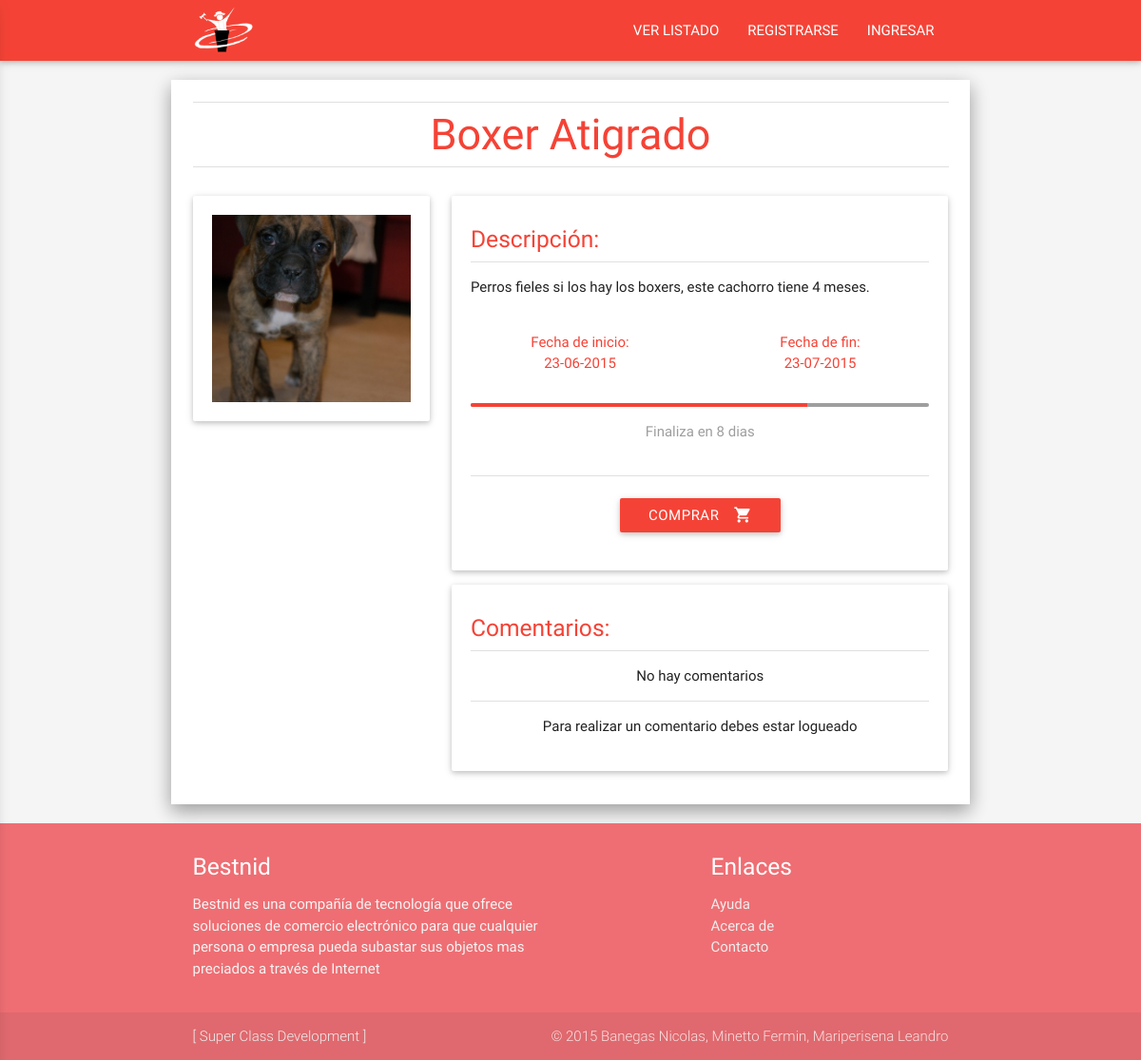
The page /Producto.php?idproducto=9 on the database its author committed.
### tables this page shows
CREATE TABLE IF NOT EXISTS `producto` (
  `id` int(11) NOT NULL AUTO_INCREMENT,
  `titulo` varchar(100) NOT NULL,
  `foto` varchar(150) NOT NULL,
  `descripcion` varchar(500) NOT NULL,
  `estado` smallint(6) NOT NULL,
  `fecha_ini` date NOT NULL,
  `fecha_fin` date NOT NULL,
  `id_categoria` int(11) NOT NULL,
  `id_usuario` int(11) NOT NULL,
  `id_user_ganador` int(11) NOT NULL,
  PRIMARY KEY (`id`)
);

### includes/modelo.class.php (called while the page is built, shortened)
<?php
class Modelo {
	private static $user = 'root';
	private static $pass = '';
	private static $host = '127.0.0.1';
	private static $dbnm = 'bestnid';
	private $con;
	function __construct() {
		$this->con = new mysqli(
			self::$host,
			self::$user,
			self::$pass,
			self::$dbnm);
		$this->con->set_charset("utf8");
	}
				else{ ?><p class="center red-text" > Contraseña Invalida </p> <?php return false;}
		?><p class="center red-text" > Usuario Invalido </p> <?php
	public function getProduct($id){
		$res = $this->con->query("SELECT * FROM producto WHERE id = '{$id}' ");
		$fila = array();
		$fila[] = $res->fetch_assoc() ;
		$resultado = $fila[0];
	return $resultado;
	}
	public function getComentarios($id){
		$res = $this->con->query("SELECT * FROM comentario WHERE id_producto = '{$id}' ");
		$resultado = array();
	return $resultado;
	}
	public function DiasRestantes($date){
		$currentdate = date('Y/m/d',time());
		$diff = abs(strtotime($date) - strtotime($currentdate));
		$days = floor(($diff / (60*60*24)));
 	return $days;
	}
	public function DiasDesdeHasta($date1,$date2){
		$diff = abs(strtotime($date1) - strtotime($date2));
		$days = floor(($diff / (60*60*24)));
 	return $days;
	}
}
?>

### Producto.php (the view, shortened to what this page needs)
<?php
include('includes/modelo.class.php');
include('includes/header.php');
$con = new Modelo();
if( isset($_REQUEST['idproducto']) && is_numeric($_REQUEST['idproducto']) ){
	$producto = $con->getProduct($_REQUEST['idproducto']);
	$comentarios = $con->getComentarios($_REQUEST['idproducto']);
	if ($producto){
?>
<br>
<li class="divider"></li>
<div class="center">
	<span class="red-text lighten-2" style="font-size:3rem"> <?php echo $producto['titulo']; ?> </span>
</div>
<li class="divider"></li>
<br>
<div class="row">
	<div class="col s12 m5 l4">
		<img class="materialboxed responsive-img card-panel" width="500" src="<?php echo $producto['foto']; ?>">
	</div>
	<div class="col s12 m7 l8">
		<div class="card-panel">
			<div class="row" >
				<div class="col s12" >
					<h5 class="red-text lighten-2"> Descripción: </h5>
					<li class="divider"></li>
					<p> <?php echo $producto['descripcion']; ?> </p>
				</div>
			</div>
			<?php if($producto['estado'] == 0 ){ ?>
			<div class="row red-text center">
				<div class="col s6">
					<span>Fecha de inicio:<br> <?php echo date('d-m-Y',strtotime($producto['fecha_ini'])); ?></span>
				</div>
				<div class="col s6">
					<span>Fecha de fin:<br> <?php echo date('d-m-Y',strtotime($producto['fecha_fin'])); ?></span>
				</div>
				<?php
				$dias = $con->DiasRestantes($producto['fecha_fin'] );
				$total = $con->DiasDesdeHasta($producto['fecha_fin'],$producto['fecha_ini']);
				$progreso = 100 - ( ( $dias * 100 ) / $total ) ;
				?>
				<div class="col s12">
					<br>
					<div class="progress grey">
						<div class="determinate red" style="width:<?php echo $progreso;?>%"></div>
					</div>
					<p class="center grey-text"> Finaliza en <?php echo $dias;?> dias </p>
				</div>
			</div>
			<li class="divider"></li>
			<br>
			<div class="row center" >
				<div class="col s12" >
					<a class="red waves-effect waves-light btn" href="Comprar.php?id=<?php echo $producto['id'];?>" ><i class="mdi-action-shopping-cart right"></i>comprar</a>
				</div>
			</div>
			<?php } else{ ?>
			<div class="row red-text center">
				<b><p class="red-text">ESTA SUBASTA HA FINALIZADO</p></b>
			</div>
			<?php }  ?>
		</div>
		<div class="card-panel z-depth-1">
			<h5 class="red-text lighten-2"> Comentarios: </h5>
			<li class="divider"></li>
			<?php if (!$comentarios){  ?>
				<p class="center"> No hay comentarios</p>
			<?php } ?>
			<li class="divider"></li>
			<?php
			if (isset($_SESSION['user'])) {
				if($_SESSION['id'] == $producto['id_usuario']){ ?><p class="center"> No puedes comentar tu subasta<br> Solo puedes responder comentarios de otros usuarios una vez</p><?php }else{
			?>
			<br>
			<div class="row">
				<form method="post">
					<div class="input-field col s12">
							<textarea id="textarea1" class="materialize-textarea" length="500" name="comentario"></textarea>
							<label for="textarea1">Comentar</label>
							<input type="hidden" name="idproducto" value="<?php echo $producto['id'] ?>"> </input>
					</div>
					<div class="col s12 center">
						<button class="btn waves-effect waves-light red" type="submit" name="action">Enviar Comentario
							<i class="mdi-content-send right"></i>
						</button>
					</div>
				</form>
			</div>
			<?php } } else{ ?>
			<p class="center"> Para realizar un comentario debes estar logueado  </p>
			<?php } ?>
		</div>
	</div>
</div>
<?php
	}
	else{
		?> <br> <div class="center red-text"><h5>El producto solicitado no se encuentra disponible o ha finalizado</h5><img src="img/Error.jpg" width="250px"></img><br><a class="btn red" href="index.php">PAGINA PRINCIPAL</a><br><br></div>  <?php
	}
}
include('includes/footer.php'); ?>

### styles/main.css (style rules this page uses)
body { background-color: #f5f5f5; display: flex; min-height: 100vh; flex-direction: column; }

### rows shown on the page
producto: titulo "Boxer Atigrado", foto (picture), descripcion "Perros fieles si los hay los boxers, este cachorro tiene 4 meses.", fecha_ini "23-06-2015", fecha_fin "23-07-2015", fecha_fin "8"
